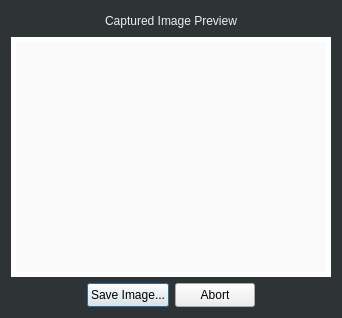
<?xml version="1.0" encoding="UTF-8"?>
<ui version="4.0">
 <class>CapDlg</class>
 <widget class="QDialog" name="CapDlg">
  <property name="geometry">
   <rect>
    <x>0</x>
    <y>0</y>
    <width>338</width>
    <height>318</height>
   </rect>
  </property>
  <property name="maximumSize">
   <size>
    <width>338</width>
    <height>318</height>
   </size>
  </property>
  <property name="windowTitle">
   <string>Dialog</string>
  </property>
  <property name="styleSheet">
   <string notr="true">background-color:rgb(46, 52, 54)</string>
  </property>
  <layout class="QVBoxLayout" name="verticalLayout">
   <item>
    <widget class="QLabel" name="label_2">
     <property name="styleSheet">
      <string notr="true">color: rgb(238, 238, 236);
font: 57 italic 14pt &quot;Ubuntu&quot;;</string>
     </property>
     <property name="text">
      <string>Captured Image Preview</string>
     </property>
     <property name="alignment">
      <set>Qt::AlignCenter</set>
     </property>
    </widget>
   </item>
   <item>
    <widget class="QLabel" name="labelImg">
     <property name="minimumSize">
      <size>
       <width>320</width>
       <height>240</height>
      </size>
     </property>
     <property name="styleSheet">
      <string notr="true">background-color: rgb(250, 250, 250);
border: 5px solid white;</string>
     </property>
     <property name="frameShape">
      <enum>QFrame::Box</enum>
     </property>
     <property name="lineWidth">
      <number>5</number>
     </property>
     <property name="text">
      <string/>
     </property>
    </widget>
   </item>
   <item>
    <layout class="QHBoxLayout" name="horizontalLayout">
     <item>
      <spacer name="horizontalSpacer">
       <property name="orientation">
        <enum>Qt::Horizontal</enum>
       </property>
       <property name="sizeHint" stdset="0">
        <size>
         <width>40</width>
         <height>20</height>
        </size>
       </property>
      </spacer>
     </item>
     <item>
      <widget class="QPushButton" name="btnSave">
       <property name="minimumSize">
        <size>
         <width>0</width>
         <height>24</height>
        </size>
       </property>
       <property name="styleSheet">
        <string notr="true">background-color: rgb(238, 238, 236);</string>
       </property>
       <property name="text">
        <string>Save Image...</string>
       </property>
      </widget>
     </item>
     <item>
      <widget class="QPushButton" name="btnAbort">
       <property name="minimumSize">
        <size>
         <width>0</width>
         <height>24</height>
        </size>
       </property>
       <property name="styleSheet">
        <string notr="true">background-color: rgb(238, 238, 236);</string>
       </property>
       <property name="text">
        <string>Abort</string>
       </property>
      </widget>
     </item>
     <item>
      <spacer name="horizontalSpacer_2">
       <property name="orientation">
        <enum>Qt::Horizontal</enum>
       </property>
       <property name="sizeHint" stdset="0">
        <size>
         <width>40</width>
         <height>20</height>
        </size>
       </property>
      </spacer>
     </item>
    </layout>
   </item>
  </layout>
 </widget>
 <resources/>
 <connections/>
</ui>
